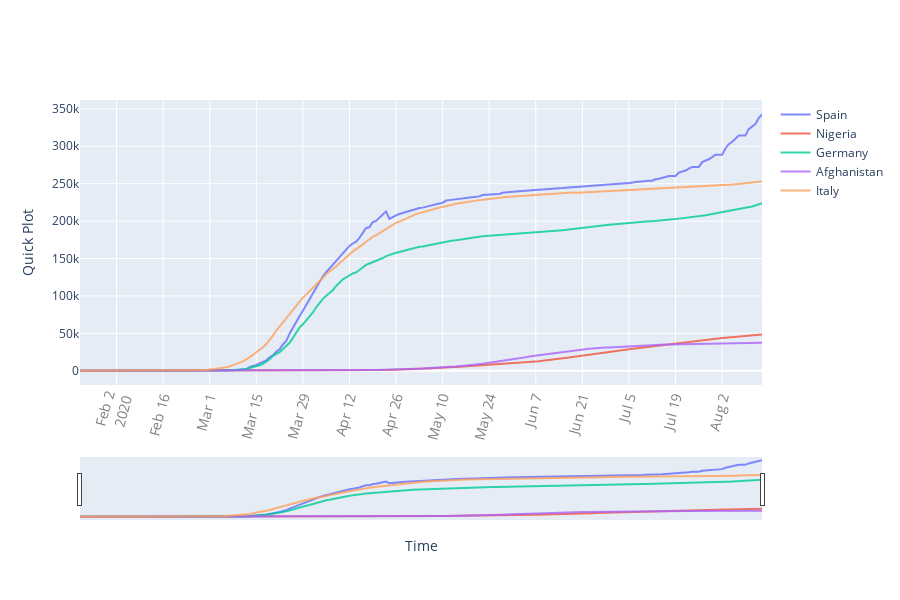

Notebook code for this chart:
### Code cell
# Try quick plot
quick_plot(df_base.iloc[:, 0], df_base.iloc[:, 1:], type="linear", xslider=True)

### Figure 1 — Plotly figure (JSON) as saved in the notebook; plotly's stock layout.template omitted (floating-point values rounded to 4 significant figures; data arrays with more than 128 entries replaced by an {"elided": "..."} marker saying what was removed)
{"data": [{"line": {"width": 2}, "marker": {"size": 5}, "mode": "lines", "name": "Spain", "opacity": 0.8, "type": "scatter", "x": {"elided": "206 str values"}, "y": {"elided": "206 int values"}}, {"line": {"width": 2}, "marker": {"size": 5}, "mode": "lines", "name": "Nigeria", "opacity": 0.8, "type": "scatter", "x": {"elided": "206 str values"}, "y": {"elided": "206 int values"}}, {"line": {"width": 2}, "marker": {"size": 5}, "mode": "lines", "name": "Germany", "opacity": 0.8, "type": "scatter", "x": {"elided": "206 str values"}, "y": {"elided": "206 int values"}}, {"line": {"width": 2}, "marker": {"size": 5}, "mode": "lines", "name": "Afghanistan", "opacity": 0.8, "type": "scatter", "x": {"elided": "206 str values"}, "y": {"elided": "206 int values"}}, {"line": {"width": 2}, "marker": {"size": 5}, "mode": "lines", "name": "Italy", "opacity": 0.8, "type": "scatter", "x": {"elided": "206 str values"}, "y": {"elided": "206 int values"}}], "layout": {"height": 600, "width": 900, "xaxis": {"nticks": 20, "rangeslider": {"visible": true}, "tickangle": -75, "tickfont": {"color": "#7f7f7f", "size": 14}, "title": {"text": "Time"}}, "yaxis": {"title": {"text": "Quick Plot"}, "type": "linear"}}}
